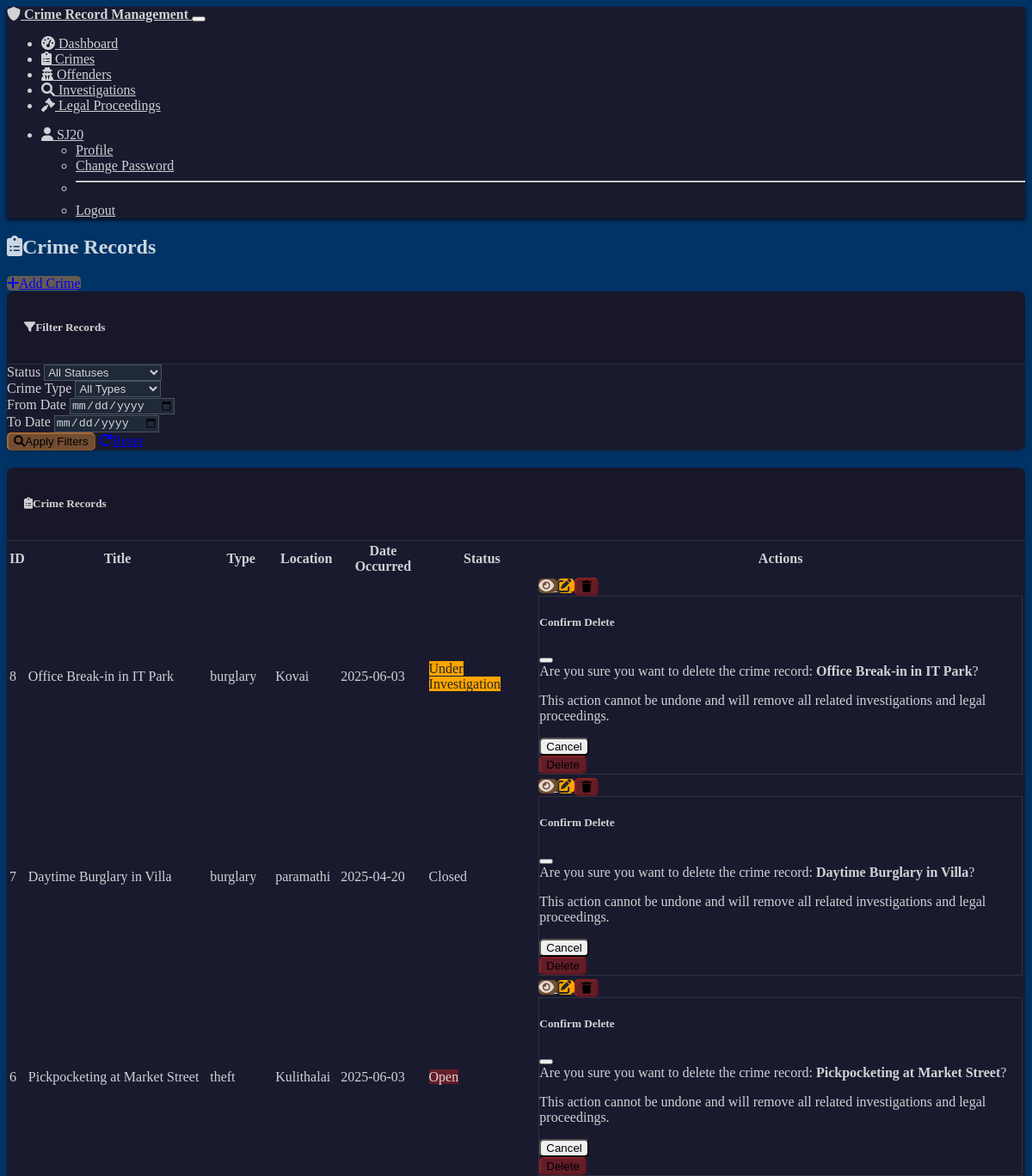
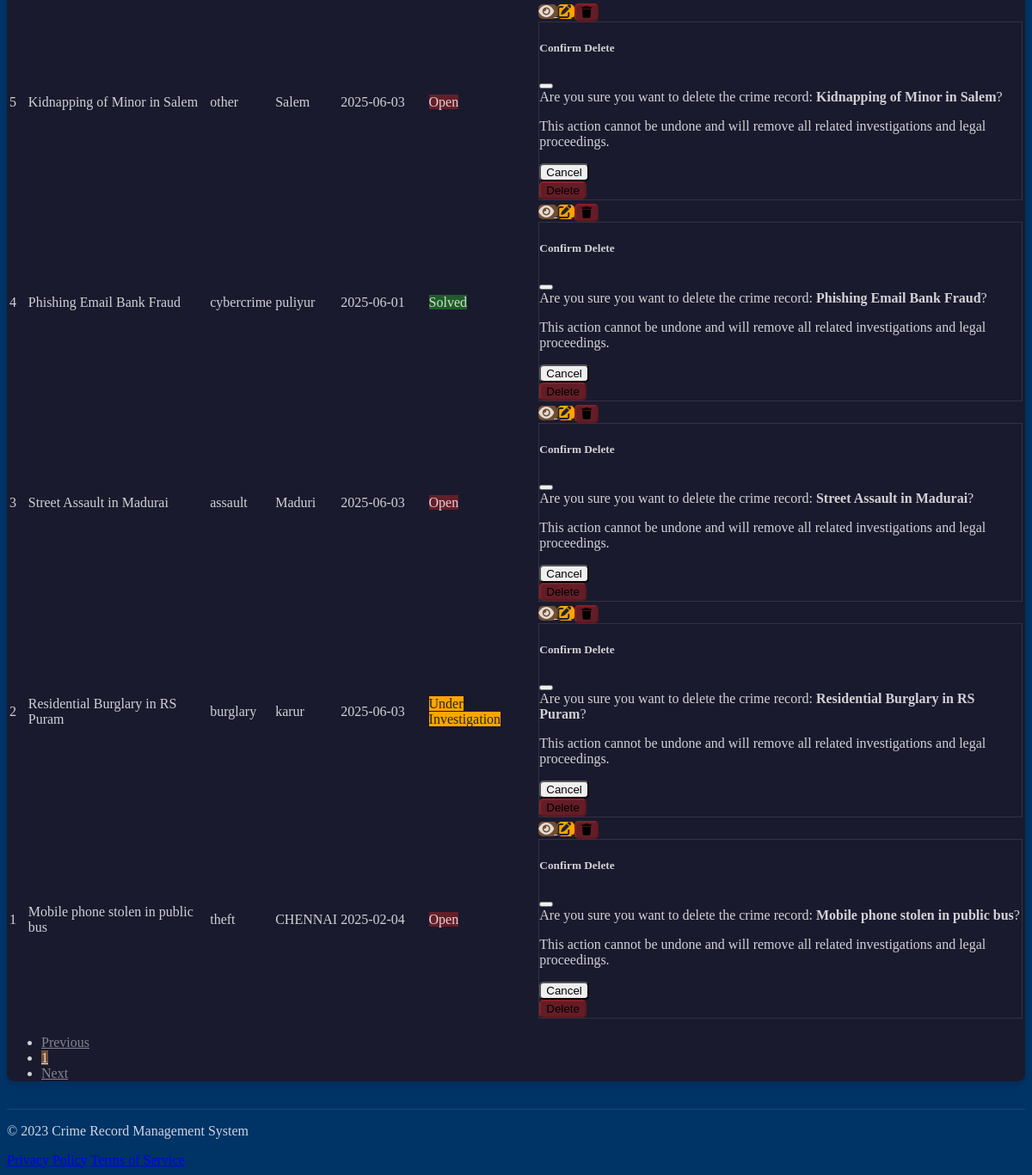
Page /crimes (signed in) on the committed database (2 pictures, top to bottom).
### models.py (models this page shows, shortened)
class User(UserMixin, db.Model):
    id = db.Column(db.Integer, primary_key=True)
    username = db.Column(db.String(64), unique=True, nullable=False)
    password_hash = db.Column(db.String(256), nullable=False)
    email = db.Column(db.String(120), unique=True, nullable=False)
    full_name = db.Column(db.String(100), nullable=False)
    role = db.Column(db.String(20), nullable=False, default='police')  # 'admin' or 'police'
    badge_number = db.Column(db.String(20), nullable=True)
    department = db.Column(db.String(100), nullable=True)
    created_at = db.Column(db.DateTime, default=datetime.utcnow)
    crimes = db.relationship('Crime', backref='reported_by_user', lazy=True)
    investigations = db.relationship('Investigation', backref='assigned_officer', lazy=True)
    def is_admin(self):
        return self.role == 'admin'

class Crime(db.Model):
    id = db.Column(db.Integer, primary_key=True)
    title = db.Column(db.String(100), nullable=False)
    type = db.Column(db.String(50), nullable=False)
    location = db.Column(db.String(200), nullable=False)
    date_occurred = db.Column(db.DateTime, nullable=False)
    date_reported = db.Column(db.DateTime, default=datetime.utcnow)
    status = db.Column(db.String(20), nullable=False, default='Open')  # Open, Under Investigation, Closed, Solved
    description = db.Column(db.Text, nullable=False)
    reported_by = db.Column(db.Integer, db.ForeignKey('user.id'), nullable=False)
    offenders = db.relationship('Offender', secondary=offender_crime,
                               backref=db.backref('crimes', lazy='dynamic'))
    investigations = db.relationship('Investigation', backref='crime', lazy=True)
    legal_proceedings = db.relationship('LegalProceeding', backref='crime', lazy=True)

### officer.py (the view)
@app.route('/crimes')
@login_required
def crimes_list():
    status = request.args.get('status', '')
    type = request.args.get('type', '')
    date_from = request.args.get('date_from', '')
    date_to = request.args.get('date_to', '')
    query = Crime.query
    if status:
        query = query.filter(Crime.status == status)
    if type:
        query = query.filter(Crime.type == type)
    if date_from:
        try:
            from_date = datetime.strptime(date_from, '%Y-%m-%d')
            query = query.filter(Crime.date_occurred >= from_date)
        except ValueError:
            flash('Invalid date format for From Date', 'warning')
    if date_to:
        try:
            to_date = datetime.strptime(date_to, '%Y-%m-%d')
            query = query.filter(Crime.date_occurred <= to_date)
        except ValueError:
            flash('Invalid date format for To Date', 'warning')
    if not current_user.is_admin():
        query = query.filter(Crime.reported_by == current_user.id)
    page = request.args.get('page', 1, type=int)
    crimes = query.order_by(Crime.date_reported.desc()).paginate(
        page=page, per_page=10, error_out=False)
    statuses = db.session.query(Crime.status).distinct().all()
    types = db.session.query(Crime.type).distinct().all()
    return render_template('crimes/list.html',
                          title='Crime Records',
                          crimes=crimes,
                          statuses=[s[0] for s in statuses],
                          types=[t[0] for t in types],
                          current_status=status,
                          current_type=type,
                          date_from=date_from,
                          date_to=date_to)

### templates/crimes/list.html (shortened to what this page needs)
{% extends "base.html" %}
{% block content %}
<div class="container">
    <div class="d-flex justify-content-between align-items-center mb-4">
        <h2><i class="fas fa-clipboard-list me-2"></i>Crime Records</h2>
        <a href="{{ url_for('crime_create') }}" class="btn btn-primary">
            <i class="fas fa-plus me-2"></i>Add Crime
        </a>
    </div>
    <div class="card mb-4">
        <div class="card-header">
            <h5 class="mb-0"><i class="fas fa-filter me-2"></i>Filter Records</h5>
        </div>
        <div class="card-body">
            <form method="GET" action="{{ url_for('crimes_list') }}" class="row g-3">
                <div class="col-md-3">
                    <label for="status" class="form-label">Status</label>
                    <select name="status" id="status" class="form-select">
                        <option value="">All Statuses</option>
                    </select>
                </div>
                <div class="col-md-3">
                    <label for="type" class="form-label">Crime Type</label>
                    <select name="type" id="type" class="form-select">
                        <option value="">All Types</option>
                    </select>
                </div>
                <div class="col-md-3">
                    <label for="date_from" class="form-label">From Date</label>
                    <input type="date" class="form-control" id="date_from" name="date_from" value="{{ date_from }}">
                </div>
                <div class="col-md-3">
                    <label for="date_to" class="form-label">To Date</label>
                    <input type="date" class="form-control" id="date_to" name="date_to" value="{{ date_to }}">
                </div>
                <div class="col-12 d-flex justify-content-end">
                    <button type="submit" class="btn btn-primary me-2">
                        <i class="fas fa-search me-2"></i>Apply Filters
                    </button>
                    <a href="{{ url_for('crimes_list') }}" class="btn btn-secondary">
                        <i class="fas fa-redo me-2"></i>Reset
                    </a>
                </div>
            </form>
        </div>
    </div>
    <div class="card">
        <div class="card-header">
            <h5 class="mb-0"><i class="fas fa-clipboard-list me-2"></i>Crime Records</h5>
        </div>
        <div class="card-body">
            {% if crimes.items %}
            <div class="table-responsive">
                <table class="table table-hover">
                    <thead>
                        <tr>
                            <th>ID</th>
                            <th>Title</th>
                            <th>Type</th>
                            <th>Location</th>
                            <th>Date Occurred</th>
                            <th>Status</th>
                            <th>Actions</th>
                        </tr>
                    </thead>
                    <tbody>
                        {% for crime in crimes.items %}
                        <tr>
                            <td>{{ crime.id }}</td>
                            <td>{{ crime.title }}</td>
                            <td>{{ crime.type }}</td>
                            <td>{{ crime.location }}</td>
                            <td>{{ crime.date_occurred.strftime('%Y-%m-%d') }}</td>
                            <td>
                                <span class="badge bg-{{ get_status_badge_color(crime.status) }}">
                                    {{ crime.status }}
                                </span>
                            </td>
                            <td>
                                <div class="btn-group btn-group-sm" role="group">
                                    <a href="{{ url_for('crime_view', crime_id=crime.id) }}" class="btn btn-info" title="View">
                                        <i class="fas fa-eye"></i>
                                    </a>
                                    <a href="{{ url_for('crime_edit', crime_id=crime.id) }}" class="btn btn-warning" title="Edit">
                                        <i class="fas fa-edit"></i>
                                    </a>
                                    <button type="button" class="btn btn-danger" data-bs-toggle="modal" data-bs-target="#deleteModal-{{ crime.id }}" title="Delete">
                                        <i class="fas fa-trash"></i>
                                    </button>
                                </div>
                                <div class="modal fade" id="deleteModal-{{ crime.id }}" tabindex="-1" aria-labelledby="deleteModalLabel-{{ crime.id }}" aria-hidden="true">
                                    <div class="modal-dialog">
                                        <div class="modal-content">
                                            <div class="modal-header">
                                                <h5 class="modal-title" id="deleteModalLabel-{{ crime.id }}">Confirm Delete</h5>
                                                <button type="button" class="btn-close" data-bs-dismiss="modal" aria-label="Close"></button>
                                            </div>
                                            <div class="modal-body">
                                                Are you sure you want to delete the crime record: <strong>{{ crime.title }}</strong>?
                                                <p class="text-danger mt-2">This action cannot be undone and will remove all related investigations and legal proceedings.</p>
                                            </div>
                                            <div class="modal-footer">
                                                <button type="button" class="btn btn-secondary" data-bs-dismiss="modal">Cancel</button>
                                                <form action="{{ url_for('crime_delete', crime_id=crime.id) }}" method="POST">
                                                    <button type="submit" class="btn btn-danger">Delete</button>
                                                </form>
                                            </div>
                                        </div>
                                    </div>
                                </div>
                            </td>
                        </tr>
                        {% endfor %}
                    </tbody>
                </table>
            </div>
            <nav aria-label="Page navigation" class="mt-4">
                <ul class="pagination justify-content-center">
                    {% if crimes.has_prev %}
                    <li class="page-item">
                        <a class="page-link" href="{{ url_for('crimes_list', page=crimes.prev_num, status=current_status, type=current_type, date_from=date_from, date_to=date_to) }}">
                            Previous
                        </a>
                    </li>
                    {% else %}
                    <li class="page-item disabled">
                        <a class="page-link" href="#" tabindex="-1" aria-disabled="true">Previous</a>
                    </li>
                    {% endif %}
                    {% for page_num in crimes.iter_pages(left_edge=1, right_edge=1, left_current=1, right_current=2) %}
                    {% if page_num %}
                    <li class="page-item {{ 'active' if page_num == crimes.page else '' }}">
                        <a class="page-link" href="{{ url_for('crimes_list', page=page_num, status=current_status, type=current_type, date_from=date_from, date_to=date_to) }}">
                            {{ page_num }}
                        </a>
                    </li>
                    {% else %}
                    <li class="page-item disabled">
                        <a class="page-link" href="#">...</a>
                    </li>
                    {% endif %}
                    {% endfor %}
                    {% if crimes.has_next %}
                    <li class="page-item">
                        <a class="page-link" href="{{ url_for('crimes_list', page=crimes.next_num, status=current_status, type=current_type, date_from=date_from, date_to=date_to) }}">
                            Next
                        </a>
                    </li>
                    {% else %}
                    <li class="page-item disabled">
                        <a class="page-link" href="#" tabindex="-1" aria-disabled="true">Next</a>
                    </li>
                    {% endif %}
                </ul>
            </nav>
            {% endif %}
        </div>
    </div>
</div>
{% endblock %}

### templates/base.html (shortened to what this page needs)
<!DOCTYPE html>
<html lang="en" data-bs-theme="dark">
<head>
    <link rel="stylesheet" href="https://cdn.replit.com/agent/bootstrap-agent-dark-theme.min.css">
    <link rel="stylesheet" href="https://cdnjs.cloudflare.com/ajax/libs/font-awesome/6.0.0/css/all.min.css">
    <link rel="stylesheet" href="{{ url_for('static', filename='css/custom.css') }}">
</head>
<body>
    <nav class="navbar navbar-expand-lg navbar-dark bg-dark mb-4">
        <div class="container">
            <a class="navbar-brand" href="{{ url_for('index') }}">
                <i class="fas fa-shield-alt me-2"></i>
                Crime Record Management
            </a>
            <button class="navbar-toggler" type="button" data-bs-toggle="collapse" data-bs-target="#navbarNav" aria-controls="navbarNav" aria-expanded="false" aria-label="Toggle navigation">
            </button>
            <div class="collapse navbar-collapse" id="navbarNav">
                <ul class="navbar-nav me-auto">
                    {% if current_user.is_authenticated %}
                    <li class="nav-item">
                        <a class="nav-link" href="{{ url_for('dashboard') }}">
                            <i class="fas fa-tachometer-alt me-1"></i> Dashboard
                        </a>
                    </li>
                    <li class="nav-item">
                        <a class="nav-link" href="{{ url_for('crimes_list') }}">
                            <i class="fas fa-clipboard-list me-1"></i> Crimes
                        </a>
                    </li>
                    <li class="nav-item">
                        <a class="nav-link" href="{{ url_for('offenders_list') }}">
                            <i class="fas fa-user-secret me-1"></i> Offenders
                        </a>
                    </li>
                    <li class="nav-item">
                        <a class="nav-link" href="{{ url_for('investigations_list') }}">
                            <i class="fas fa-search me-1"></i> Investigations
                        </a>
                    </li>
                    <li class="nav-item">
                        <a class="nav-link" href="{{ url_for('legal_list') }}">
                            <i class="fas fa-gavel me-1"></i> Legal Proceedings
                        </a>
                    </li>
                    {% endif %}
                </ul>
                <ul class="navbar-nav">
                    {% if current_user.is_authenticated %}
                    <li class="nav-item dropdown">
                        <a class="nav-link dropdown-toggle" href="#" id="userDropdown" role="button" data-bs-toggle="dropdown" aria-expanded="false">
                            <i class="fas fa-user me-1"></i> {{ current_user.username }}
                        </a>
                        <ul class="dropdown-menu dropdown-menu-end" aria-labelledby="userDropdown">
                            <li><a class="dropdown-item" href="{{ url_for('profile') }}">Profile</a></li>
                            <li><a class="dropdown-item" href="{{ url_for('change_password') }}">Change Password</a></li>
                            <li><hr class="dropdown-divider"></li>
                            <li><a class="dropdown-item" href="{{ url_for('logout') }}">Logout</a></li>
                        </ul>
                    </li>
                    {% endif %}
                </ul>
            </div>
        </div>
    </nav>
    <main class="container">
        {% block content %}{% endblock %}
    </main>
    <footer class="footer mt-5 py-3 bg-dark">
        <div class="container">
            <div class="row">
                <div class="col-md-6">
                    <p class="text-muted">&copy; 2023 Crime Record Management System</p>
                </div>
                <div class="col-md-6 text-end">
                    <a href="#" class="text-muted me-3">Privacy Policy</a>
                    <a href="#" class="text-muted">Terms of Service</a>
                </div>
            </div>
        </div>
    </footer>
</body>
</html>

### rows in the picture
User: username "SJ20"
Crime: id "8", title "Office Break-in in IT Park", type "burglary", location "Kovai", date_occurred "2025-06-03", status "Under Investigation"
Crime: id "7", title "Daytime Burglary in Villa", type "burglary", location "paramathi", date_occurred "2025-04-20", status "Closed"
Crime: id "6", title "Pickpocketing at Market Street", type "theft", location "Kulithalai", date_occurred "2025-06-03", status "Open"
Crime: id "5", title "Kidnapping of Minor in Salem", type "other", location "Salem", date_occurred "2025-06-03", status "Open"
Crime: id "4", title "Phishing Email Bank Fraud", type "cybercrime", location "puliyur", date_occurred "2025-06-01", status "Solved"
Crime: id "3", title "Street Assault in Madurai", type "assault", location "Maduri", date_occurred "2025-06-03", status "Open"
Crime: id "2", title "Residential Burglary in RS Puram", type "burglary", location "karur", date_occurred "2025-06-03", status "Under Investigation"
Crime: id "1", title "Mobile phone stolen in public bus", type "theft", location "CHENNAI", date_occurred "2025-02-04", status "Open"

### other values in the picture
{{ page_num }} "1"
